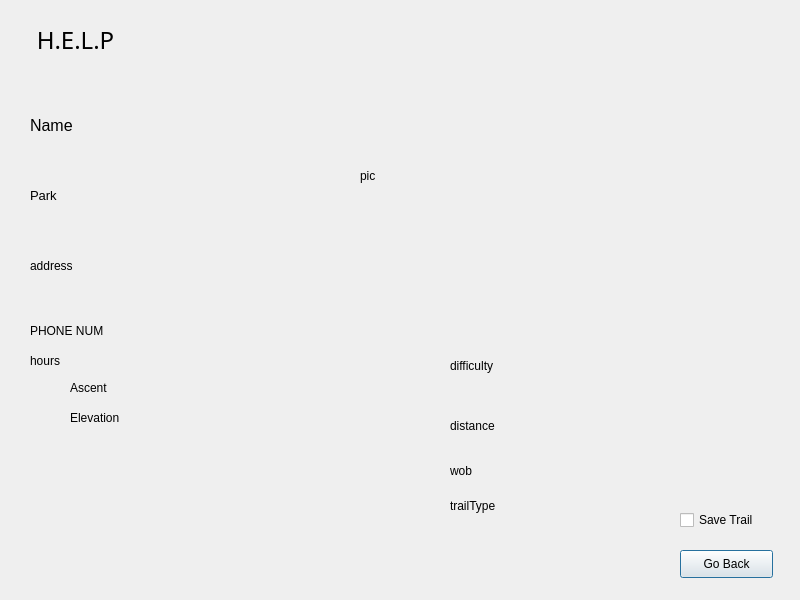
<?xml version="1.0" encoding="UTF-8"?>
<ui version="4.0">
 <class>singleView</class>
 <widget class="QDialog" name="singleView">
  <property name="geometry">
   <rect>
    <x>0</x>
    <y>0</y>
    <width>800</width>
    <height>600</height>
   </rect>
  </property>
  <property name="windowTitle">
   <string>Dialog</string>
  </property>
  <widget class="QLabel" name="pic">
   <property name="geometry">
    <rect>
     <x>360</x>
     <y>20</y>
     <width>411</width>
     <height>311</height>
    </rect>
   </property>
   <property name="text">
    <string>pic</string>
   </property>
  </widget>
  <widget class="QLabel" name="label_2">
   <property name="geometry">
    <rect>
     <x>20</x>
     <y>20</y>
     <width>111</width>
     <height>41</height>
    </rect>
   </property>
   <property name="font">
    <font>
     <family>Showcard Gothic</family>
     <pointsize>18</pointsize>
     <underline>false</underline>
    </font>
   </property>
   <property name="text">
    <string>H.E.L.P</string>
   </property>
   <property name="textFormat">
    <enum>Qt::RichText</enum>
   </property>
   <property name="alignment">
    <set>Qt::AlignCenter</set>
   </property>
   <property name="wordWrap">
    <bool>false</bool>
   </property>
  </widget>
  <widget class="QLabel" name="name">
   <property name="geometry">
    <rect>
     <x>30</x>
     <y>100</y>
     <width>291</width>
     <height>51</height>
    </rect>
   </property>
   <property name="font">
    <font>
     <pointsize>12</pointsize>
    </font>
   </property>
   <property name="text">
    <string>Name</string>
   </property>
   <property name="wordWrap">
    <bool>true</bool>
   </property>
  </widget>
  <widget class="QLabel" name="park">
   <property name="geometry">
    <rect>
     <x>30</x>
     <y>170</y>
     <width>311</width>
     <height>51</height>
    </rect>
   </property>
   <property name="font">
    <font>
     <pointsize>10</pointsize>
    </font>
   </property>
   <property name="text">
    <string>Park</string>
   </property>
   <property name="wordWrap">
    <bool>true</bool>
   </property>
  </widget>
  <widget class="QLabel" name="address">
   <property name="geometry">
    <rect>
     <x>30</x>
     <y>240</y>
     <width>191</width>
     <height>51</height>
    </rect>
   </property>
   <property name="text">
    <string>address</string>
   </property>
   <property name="wordWrap">
    <bool>true</bool>
   </property>
  </widget>
  <widget class="QLabel" name="phone">
   <property name="geometry">
    <rect>
     <x>30</x>
     <y>320</y>
     <width>211</width>
     <height>21</height>
    </rect>
   </property>
   <property name="text">
    <string>PHONE NUM</string>
   </property>
   <property name="wordWrap">
    <bool>true</bool>
   </property>
  </widget>
  <widget class="QLabel" name="hours">
   <property name="geometry">
    <rect>
     <x>30</x>
     <y>350</y>
     <width>231</width>
     <height>21</height>
    </rect>
   </property>
   <property name="text">
    <string>hours</string>
   </property>
   <property name="wordWrap">
    <bool>true</bool>
   </property>
  </widget>
  <widget class="QLabel" name="difficulty">
   <property name="geometry">
    <rect>
     <x>450</x>
     <y>340</y>
     <width>311</width>
     <height>51</height>
    </rect>
   </property>
   <property name="text">
    <string>difficulty</string>
   </property>
   <property name="wordWrap">
    <bool>true</bool>
   </property>
  </widget>
  <widget class="QPushButton" name="cancel">
   <property name="geometry">
    <rect>
     <x>680</x>
     <y>550</y>
     <width>93</width>
     <height>28</height>
    </rect>
   </property>
   <property name="text">
    <string>Go Back</string>
   </property>
  </widget>
  <widget class="QLabel" name="ascent">
   <property name="geometry">
    <rect>
     <x>70</x>
     <y>380</y>
     <width>161</width>
     <height>16</height>
    </rect>
   </property>
   <property name="text">
    <string>Ascent</string>
   </property>
   <property name="wordWrap">
    <bool>true</bool>
   </property>
  </widget>
  <widget class="QLabel" name="elevation">
   <property name="geometry">
    <rect>
     <x>70</x>
     <y>410</y>
     <width>161</width>
     <height>16</height>
    </rect>
   </property>
   <property name="text">
    <string>Elevation</string>
   </property>
   <property name="wordWrap">
    <bool>true</bool>
   </property>
  </widget>
  <widget class="QLabel" name="wob">
   <property name="geometry">
    <rect>
     <x>450</x>
     <y>455</y>
     <width>331</width>
     <height>31</height>
    </rect>
   </property>
   <property name="text">
    <string>wob</string>
   </property>
   <property name="wordWrap">
    <bool>true</bool>
   </property>
  </widget>
  <widget class="QLabel" name="trail">
   <property name="geometry">
    <rect>
     <x>450</x>
     <y>490</y>
     <width>211</width>
     <height>31</height>
    </rect>
   </property>
   <property name="text">
    <string>trailType</string>
   </property>
   <property name="wordWrap">
    <bool>true</bool>
   </property>
  </widget>
  <widget class="QLabel" name="distance">
   <property name="geometry">
    <rect>
     <x>450</x>
     <y>410</y>
     <width>331</width>
     <height>31</height>
    </rect>
   </property>
   <property name="text">
    <string>distance</string>
   </property>
   <property name="wordWrap">
    <bool>true</bool>
   </property>
  </widget>
  <widget class="QCheckBox" name="saveCheckBox">
   <property name="geometry">
    <rect>
     <x>680</x>
     <y>510</y>
     <width>91</width>
     <height>20</height>
    </rect>
   </property>
   <property name="text">
    <string>Save Trail</string>
   </property>
  </widget>
 </widget>
 <resources/>
 <connections/>
</ui>
